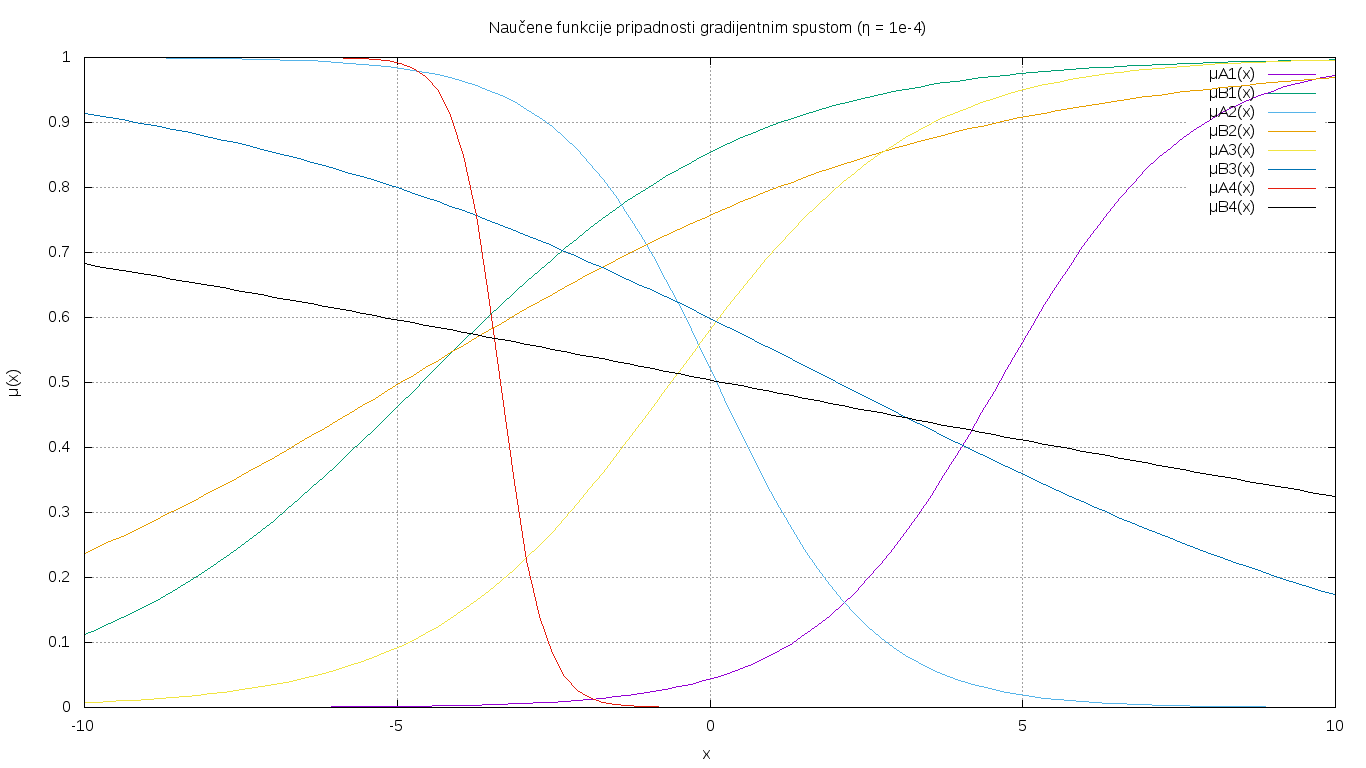

gnuplot code for this plot:
set grid
set title "Naučene funkcije pripadnosti gradijentnim spustom (η = 1e-4)"
set xlabel "x"
set ylabel "μ(x)"
set terminal png size 1366,768
set output "task_05a.png"
plot 1/(1+exp(-0.667118*(x-4.62455))) title "μA1(x)", \
     1/(1+exp(-0.383362*(x+4.61003))) title "μB1(x)", \
     1/(1+exp(0.807828*(x-0.107014))) title "μA2(x)", \
     1/(1+exp(-0.230332*(x+4.9369))) title "μB2(x)", \
     1/(1+exp(-0.52292*(x+0.623015))) title "μA3(x)", \
     1/(1+exp(0.196327*(x-2.04179))) title "μB3(x)", \
     1/(1+exp(2.92841*(x+3.34851))) title "μA4(x)", \
     1/(1+exp(0.0748675*(x-0.221363))) title "μB4(x)"